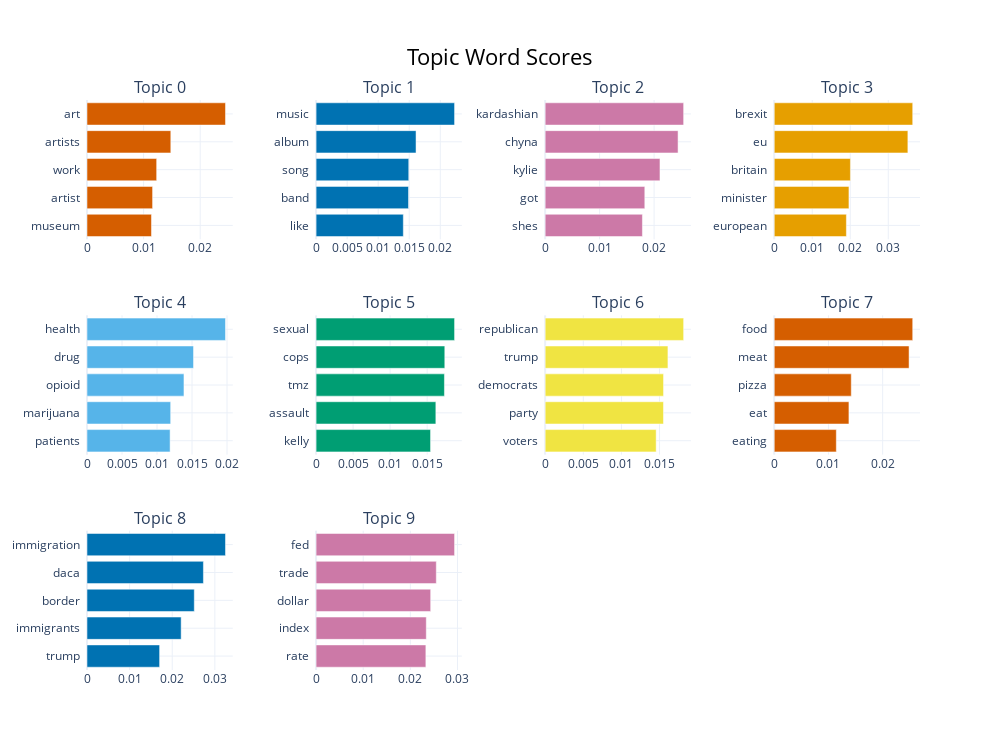

Write notebook code for a chart like this one.
### Code cell
topic_model.visualize_barchart(top_n_topics=10)

### Figure 1 — Plotly figure (JSON) as saved in the notebook; plotly's stock layout.template omitted (floating-point values rounded to 4 significant figures)
{"data": [{"marker": {"color": "#D55E00"}, "orientation": "h", "type": "bar", "x": [0.01139, 0.01159, 0.01231, 0.01481, 0.02447], "xaxis": "x", "y": ["museum  ", "artist  ", "work  ", "artists  ", "art  "], "yaxis": "y"}, {"marker": {"color": "#0072B2"}, "orientation": "h", "type": "bar", "x": [0.01405, 0.01489, 0.01492, 0.0161, 0.0223], "xaxis": "x2", "y": ["like  ", "band  ", "song  ", "album  ", "music  "], "yaxis": "y2"}, {"marker": {"color": "#CC79A7"}, "orientation": "h", "type": "bar", "x": [0.01786, 0.01829, 0.02108, 0.0244, 0.02542], "xaxis": "x3", "y": ["shes  ", "got  ", "kylie  ", "chyna  ", "kardashian  "], "yaxis": "y3"}, {"marker": {"color": "#E69F00"}, "orientation": "h", "type": "bar", "x": [0.01898, 0.01966, 0.02004, 0.03516, 0.03643], "xaxis": "x4", "y": ["european  ", "minister  ", "britain  ", "eu  ", "brexit  "], "yaxis": "y4"}, {"marker": {"color": "#56B4E9"}, "orientation": "h", "type": "bar", "x": [0.01187, 0.01195, 0.01385, 0.01522, 0.01978], "xaxis": "x5", "y": ["patients  ", "marijuana  ", "opioid  ", "drug  ", "health  "], "yaxis": "y5"}, {"marker": {"color": "#009E73"}, "orientation": "h", "type": "bar", "x": [0.01546, 0.01618, 0.01734, 0.01738, 0.0187], "xaxis": "x6", "y": ["kelly  ", "assault  ", "tmz  ", "cops  ", "sexual  "], "yaxis": "y6"}, {"marker": {"color": "#F0E442"}, "orientation": "h", "type": "bar", "x": [0.01455, 0.01551, 0.01552, 0.0161, 0.01816], "xaxis": "x7", "y": ["voters  ", "party  ", "democrats  ", "trump  ", "republican  "], "yaxis": "y7"}, {"marker": {"color": "#D55E00"}, "orientation": "h", "type": "bar", "x": [0.01145, 0.01378, 0.01421, 0.02487, 0.02554], "xaxis": "x8", "y": ["eating  ", "eat  ", "pizza  ", "meat  ", "food  "], "yaxis": "y8"}, {"marker": {"color": "#0072B2"}, "orientation": "h", "type": "bar", "x": [0.01704, 0.02209, 0.02518, 0.02732, 0.0325], "xaxis": "x9", "y": ["trump  ", "immigrants  ", "border  ", "daca  ", "immigration  "], "yaxis": "y9"}, {"marker": {"color": "#CC79A7"}, "orientation": "h", "type": "bar", "x": [0.0233, 0.02339, 0.02432, 0.02551, 0.02939], "xaxis": "x10", "y": ["rate  ", "index  ", "dollar  ", "trade  ", "fed  "], "yaxis": "y10"}], "layout": {"annotations": [{"font": {"size": 16}, "showarrow": false, "text": "Topic 0", "x": 0.0875, "xanchor": "center", "xref": "paper", "y": 1, "yanchor": "bottom", "yref": "paper"}, {"font": {"size": 16}, "showarrow": false, "text": "Topic 1", "x": 0.3625, "xanchor": "center", "xref": "paper", "y": 1, "yanchor": "bottom", "yref": "paper"}, {"font": {"size": 16}, "showarrow": false, "text": "Topic 2", "x": 0.6375, "xanchor": "center", "xref": "paper", "y": 1, "yanchor": "bottom", "yref": "paper"}, {"font": {"size": 16}, "showarrow": false, "text": "Topic 3", "x": 0.9125, "xanchor": "center", "xref": "paper", "y": 1, "yanchor": "bottom", "yref": "paper"}, {"font": {"size": 16}, "showarrow": false, "text": "Topic 4", "x": 0.0875, "xanchor": "center", "xref": "paper", "y": 0.6222, "yanchor": "bottom", "yref": "paper"}, {"font": {"size": 16}, "showarrow": false, "text": "Topic 5", "x": 0.3625, "xanchor": "center", "xref": "paper", "y": 0.6222, "yanchor": "bottom", "yref": "paper"}, {"font": {"size": 16}, "showarrow": false, "text": "Topic 6", "x": 0.6375, "xanchor": "center", "xref": "paper", "y": 0.6222, "yanchor": "bottom", "yref": "paper"}, {"font": {"size": 16}, "showarrow": false, "text": "Topic 7", "x": 0.9125, "xanchor": "center", "xref": "paper", "y": 0.6222, "yanchor": "bottom", "yref": "paper"}, {"font": {"size": 16}, "showarrow": false, "text": "Topic 8", "x": 0.0875, "xanchor": "center", "xref": "paper", "y": 0.2444, "yanchor": "bottom", "yref": "paper"}, {"font": {"size": 16}, "showarrow": false, "text": "Topic 9", "x": 0.3625, "xanchor": "center", "xref": "paper", "y": 0.2444, "yanchor": "bottom", "yref": "paper"}], "height": 750, "hoverlabel": {"bgcolor": "white", "font": {"family": "Rockwell", "size": 16}}, "showlegend": false, "title": {"font": {"color": "Black", "size": 22}, "text": "Topic Word Scores", "x": 0.5, "xanchor": "center", "yanchor": "top"}, "width": 1000, "xaxis": {"anchor": "y", "domain": [0, 0.175], "showgrid": true}, "xaxis10": {"anchor": "y10", "domain": [0.275, 0.45], "showgrid": true}, "xaxis11": {"anchor": "y11", "domain": [0.55, 0.725], "showgrid": true}, "xaxis12": {"anchor": "y12", "domain": [0.825, 1], "showgrid": true}, "xaxis2": {"anchor": "y2", "domain": [0.275, 0.45], "showgrid": true}, "xaxis3": {"anchor": "y3", "domain": [0.55, 0.725], "showgrid": true}, "xaxis4": {"anchor": "y4", "domain": [0.825, 1], "showgrid": true}, "xaxis5": {"anchor": "y5", "domain": [0, 0.175], "showgrid": true}, "xaxis6": {"anchor": "y6", "domain": [0.275, 0.45], "showgrid": true}, "xaxis7": {"anchor": "y7", "domain": [0.55, 0.725], "showgrid": true}, "xaxis8": {"anchor": "y8", "domain": [0.825, 1], "showgrid": true}, "xaxis9": {"anchor": "y9", "domain": [0, 0.175], "showgrid": true}, "yaxis": {"anchor": "x", "domain": [0.7556, 1], "showgrid": true}, "yaxis10": {"anchor": "x10", "domain": [0, 0.2444], "showgrid": true}, "yaxis11": {"anchor": "x11", "domain": [0, 0.2444], "showgrid": true}, "yaxis12": {"anchor": "x12", "domain": [0, 0.2444], "showgrid": true}, "yaxis2": {"anchor": "x2", "domain": [0.7556, 1], "showgrid": true}, "yaxis3": {"anchor": "x3", "domain": [0.7556, 1], "showgrid": true}, "yaxis4": {"anchor": "x4", "domain": [0.7556, 1], "showgrid": true}, "yaxis5": {"anchor": "x5", "domain": [0.3778, 0.6222], "showgrid": true}, "yaxis6": {"anchor": "x6", "domain": [0.3778, 0.6222], "showgrid": true}, "yaxis7": {"anchor": "x7", "domain": [0.3778, 0.6222], "showgrid": true}, "yaxis8": {"anchor": "x8", "domain": [0.3778, 0.6222], "showgrid": true}, "yaxis9": {"anchor": "x9", "domain": [0, 0.2444], "showgrid": true}}}
